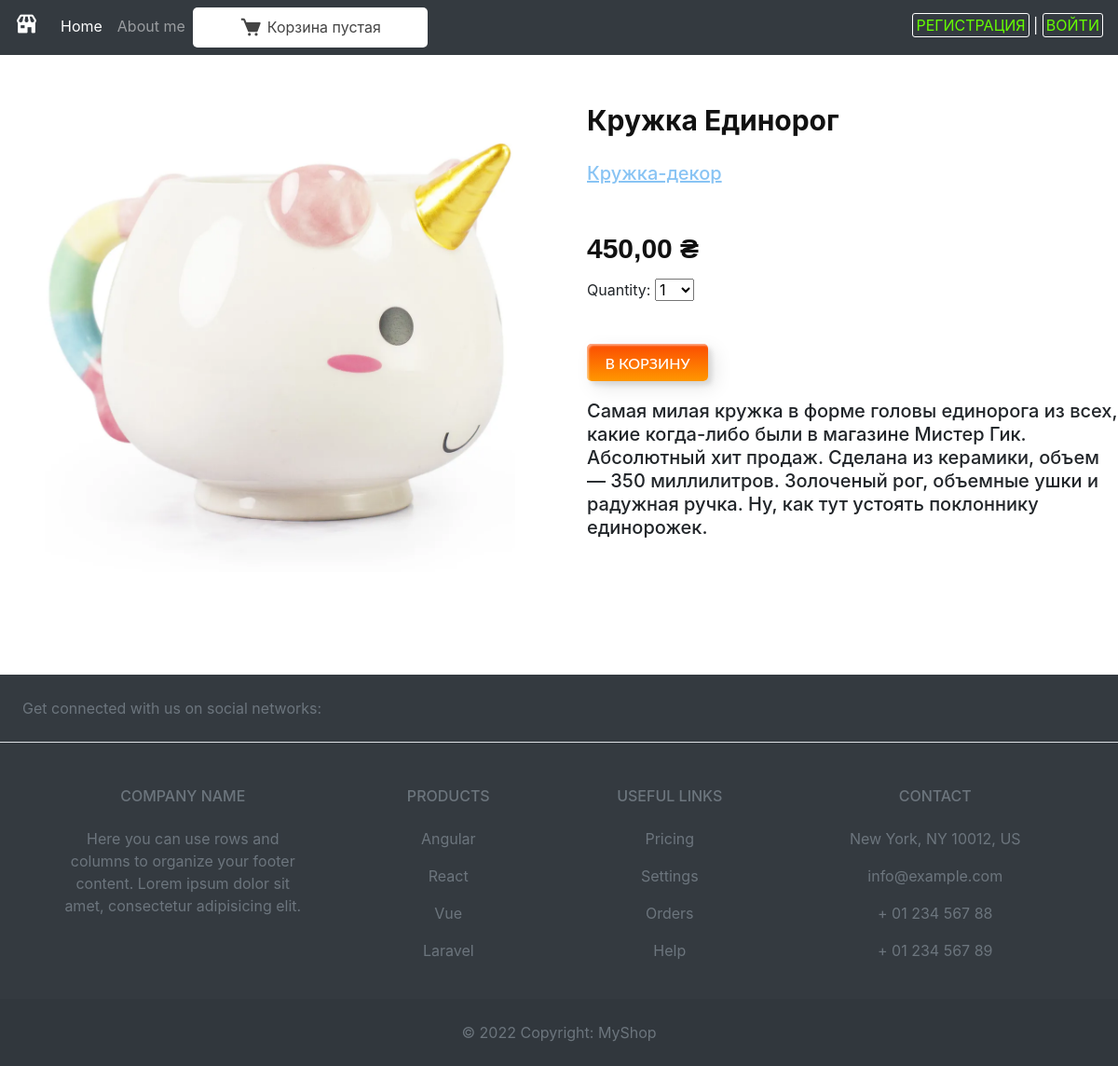
The page /15/kruzhka-edinorog on the database its author committed.
### myshop/models.py (models this page shows, shortened)
class Product(models.Model):
    category = models.ForeignKey(Category,
                                 related_name='products',
                                 on_delete=models.CASCADE)
    name = models.CharField(max_length=50, db_index=True, verbose_name='Наименование')
    slug = models.CharField(max_length=150, db_index=True, unique=True, verbose_name='Ссылка')
    image = models.ImageField(upload_to='product/%Y/%m/%d', blank=True)
    description = models.TextField(max_length=1000, blank=True, verbose_name='Описание')
    price = models.DecimalField(max_digits=10, decimal_places=2, verbose_name='Цена')
    available = models.BooleanField(default=True, verbose_name='Наличие')
    created = models.DateTimeField(auto_now_add=True, verbose_name='Добавлен')
    uploaded = models.DateTimeField(auto_now=True, verbose_name='Изменен')
    class Meta:
        ordering = ('name',)
        verbose_name = 'Товар'
        verbose_name_plural = 'Товары'
        index_together = (('id', 'slug'), )

### myshop/views.py (the view)
# urls.py: path('<int:id>/<slug:slug>', views.product_detail,
def product_detail(request, id, slug):
    product = get_object_or_404(Product, id=id, slug=slug, available=True)
    cart_product_form = CartAddProductForm()
    return render(request, 'shop/product/detail.html', {'product': product,
                                                        'cart_product_form': cart_product_form})

### cart/forms.py
class CartAddProductForm(forms.Form):
    quantity = forms.TypedChoiceField(
                                choices=PRODUCT_QUANTITY_CHOICES,
                                coerce=int)
    update = forms.BooleanField(required=False,
                                initial=False,
                                widget=forms.HiddenInput)

### cart/cart.py (called while the page is built)
    def __len__(self):
        return sum(item['quantity'] for item in self.cart.values())

### cart/context_processors.py (called while the page is built)
def cart(request):
    return {'cart': Cart(request)}

### myshop/models.py (called while the page is built)
    def __str__(self):
        return self.name

    def get_absolute_url(self):
        return reverse('myshop:product_list_by_category', args=[self.slug])

### myshop/templates/shop/product/detail.html (shortened to what this page needs)
{% extends "shop/base.html" %}
{% load static %}
{% block content %}
<div class="content">
        <div class="content_2">
            <div class="detail_img">
                <img src="{% if product.image %}{{ product.image.url }}{% else %}
                {% static 'img/no_image.png' %}{% endif %}" alt="" class="detail_img_tovar">
            </div>
            <div class="detail_text">
                <div class="detail_name">
                    <h4 class="detail_name_tovar">{{ product.name }}</h4>
                    <p><a style="color: rgb(137, 196, 244); text-decoration:underline" href="{{ product.category.get_absolute_url }}">
                        <h5 style="font-size: 20px; margin-top: 25px; color: grey;">{{product.category }}</h5></p></a>
                </div>
                <div class="detail_price">
                    <h5 class="price_detail">{{ product.price }} ₴</h5>
                </div>
                <div class="detail_number">
                    <form id="cart_form" action="{% url 'cart:cart_add' product.id %}" method="post">
                    {{ cart_product_form }}
                    </form>
                </div>
                <div class="detail_button">
                    <button  form="cart_form" type="submit" formmethod="post" class="custom-btn btn-7"><span>В КОРЗИНУ</span></button>
                </div>
                <div class="detail_info">
                    <h4 class="info_text"><p>{{ product.description|linebreaks }}</p></h4>
                </div>
            </div>
        </div>
    </div>
{% endblock %}

### myshop/static/css/base.css (style rules this page uses)
.content { width: 100%; }
.content_2 { margin: 0 auto; display: flex; width: 1220px; height: 100%; }
img { margin: auto; display: block; width: 250px; height: 250px; }
.custom-btn { width: 130px; height: 40px; color: #fff; border-radius: 5px; padding: 10px 25px; font-family: 'Lato', sans-serif; font-weight: 500; background: transparent; cursor: pointer; transition: all 0.3s ease; position: relative; display: inline-block; box-shadow:inset 2px 2px 2px 0px rgba(255,255,255,.5), 7px 7px 20px 0px rgba(0,0,0,.1), 4px 4px 5px 0px rgba(0,0,0,.1); outline: none; }
.btn-7 { background: linear-gradient(0deg, rgba(255,151,0,1) 0%, rgba(251,75,2,1) 100%); line-height: 42px; padding: 0; border: none; }
.btn-7 span { position: relative; display: block; width: 100%; height: 100%; }
.btn-7:before, .btn-7:after { position: absolute; content: ""; right: 0; bottom: 0; background: rgba(251,75,2,1); box-shadow: -7px -7px 20px 0px rgba(255,255,255,.9), -4px -4px 5px 0px rgba(255,255,255,.9), 7px 7px 20px 0px rgba(0,0,0,.2), 4px 4px 5px 0px rgba(0,0,0,.3); transition: all 0.3s ease; }
.btn-7:before { height: 0%; width: 2px; }
.btn-7:after { width: 0%; height: 2px; }
.btn-7 span:before, .btn-7 span:after { position: absolute; content: ""; left: 0; top: 0; background: rgba(251,75,2,1); box-shadow: -7px -7px 20px 0px rgba(255,255,255,.9), -4px -4px 5px 0px rgba(255,255,255,.9), 7px 7px 20px 0px rgba(0,0,0,.2), 4px 4px 5px 0px rgba(0,0,0,.3); transition: all 0.3s ease; }
.btn-7 span:before { width: 2px; height: 0%; }
.btn-7 span:after { height: 2px; width: 0%; }
.detail_img { display: flex; justify-content: center; align-items: center; width: 600px; height: 100%; margin-bottom: 10px; }
.detail_img_tovar { width:auto; height: 505px; }
.detail_text { padding-left: 30px; width: 600px; height: 100%; margin-bottom: 10px; }
.detail_name { width: 100%; height: 100px; }
.detail_name_tovar { font-weight: bold; font-size: 30px; line-height: 40px; margin-bottom: 15px; color: #111; display: block; }
.detail_price { margin-top: 20px; padding-top: 20px; width: 100%; height: 50px; }
.price_detail { font-family: "Futura",sans-serif; color: #111; font-weight: bold; font-size: 30px; height: 100%; }
.detail_number { margin-top: 20px; width: 100%; height: 50px; }
label { display: block; }
.detail_button { margin-top: 20px; width: 100%; height: 40px; }
.detail_info { margin-top: 20px; width: 100%; height: 100%; }
.info_text { font-size: 20px; line-height: 25px; }

### rows shown on the page
Product: image (picture), name "Кружка Единорог", price "450,00", description "Самая милая кружка в форме головы единорога из всех, какие когда-либо были в магазине Мистер Гик. Абсолютный хит продаж. Сделана из керамики, объем — 350 миллилитров. Золоченый рог, объемные ушки и радужная ручка. Ну, как тут устоять поклоннику единорожек."
